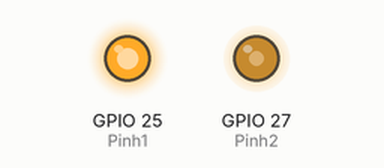
Bench run of a sketch on a simulated ESP32. Parts: output pins drawn as LEDs (lit = HIGH). What the sketch prints to the serial monitor is not drawn.

Above: at 0.05 s.
At 10.05 s:
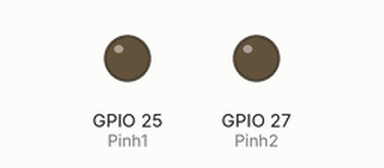
Timing chart, 0 to 13.1 s (numbered marks = the images above):
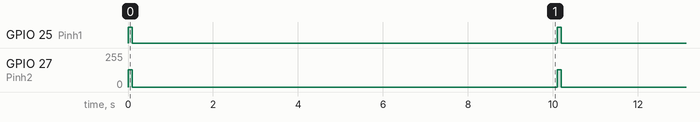

Measured:
- by itself, GPIO 25 (Pinh1): alternates HIGH for 0.10 s and LOW for 10.0 s
- by itself, GPIO 27 (Pinh2): alternates 128/255 for 0.10 s and 0/255 for 10.0 s

The sketch:

125kTr.ino
```cpp
#include <Arduino.h>

#define SERIAL_DEBUG

#define Pinh1 25
#define Pinh2 27

void setup()
{
    pinMode(Pinh1,OUTPUT);
    digitalWrite(Pinh1,LOW);
#ifdef SERIAL_DEBUG
    Serial.begin(115200);
#endif
    uint32_t freq = ledcSetup(0, 125000, 4); //channel, freq, resolution
#ifdef SERIAL_DEBUG
    Serial.printf("Output frequency: %d\n", freq);
#endif
    ledcAttachPin(Pinh2, 0); //pin, channel
}

void loop(){
    ledcWrite(0, 8);    //channel, duty
    digitalWrite(Pinh1,HIGH);
    delay(100);
    digitalWrite(Pinh1,LOW);
    ledcWrite(0, 0);    //channel, duty
    delay(10000);
    Serial.println("trigger sent");
    Serial.println("something changed");
}
```
